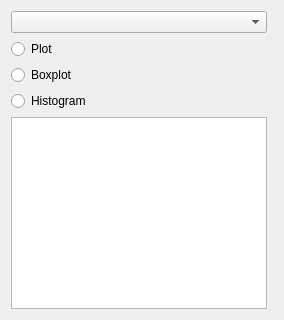
     <widget class="QWidget" name="visualise_tab">
      <attribute name="title">
       <string>Visualise</string>
      </attribute>
      <layout class="QGridLayout" name="gridLayout_15">
       <item row="0" column="0">
        <layout class="QGridLayout" name="gridLayout_14">
         <item row="0" column="0">
          <layout class="QVBoxLayout" name="verticalLayout">
           <item>
            <widget class="QComboBox" name="columnSelection_comboBox"/>
           </item>
           <item>
            <widget class="QRadioButton" name="plot_radioButton">
             <property name="text">
              <string>Plot</string>
             </property>
            </widget>
           </item>
           <item>
            <widget class="QRadioButton" name="boxplot_radioButton">
             <property name="text">
              <string>Boxplot</string>
             </property>
            </widget>
           </item>
           <item>
            <widget class="QRadioButton" name="histogram_radioButton">
             <property name="text">
              <string>Histogram</string>
             </property>
            </widget>
           </item>
          </layout>
         </item>
         <item row="0" column="1" rowspan="2">
          <widget class="MplWidget" name="dataVisualisePlot_widget" native="true">
           <property name="sizePolicy">
            <sizepolicy hsizetype="Expanding" vsizetype="Expanding">
             <horstretch>0</horstretch>
             <verstretch>0</verstretch>
            </sizepolicy>
           </property>
          </widget>
         </item>
         <item row="1" column="0">
          <widget class="QTextBrowser" name="columnSummary_textBrowser">
           <property name="sizePolicy">
            <sizepolicy hsizetype="Fixed" vsizetype="Fixed">
             <horstretch>0</horstretch>
             <verstretch>0</verstretch>
            </sizepolicy>
           </property>
          </widget>
         </item>
        </layout>
       </item>
      </layout>
     </widget>
